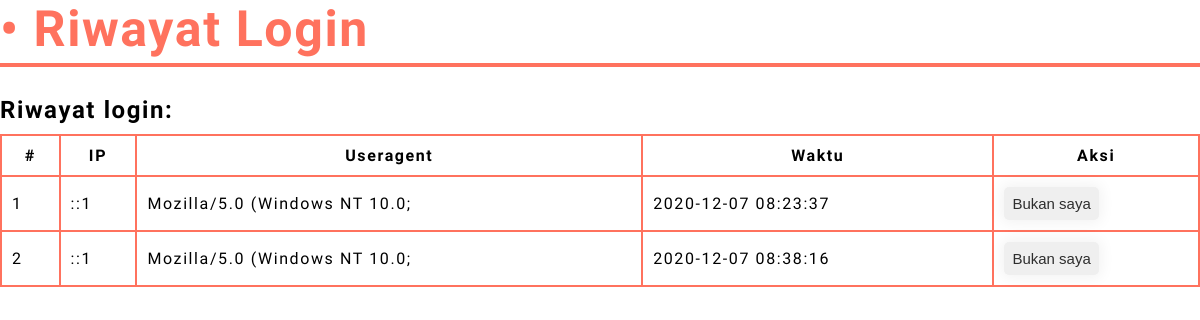
The page /page/riwayat_login.php (signed in) on the database as committed earlier.
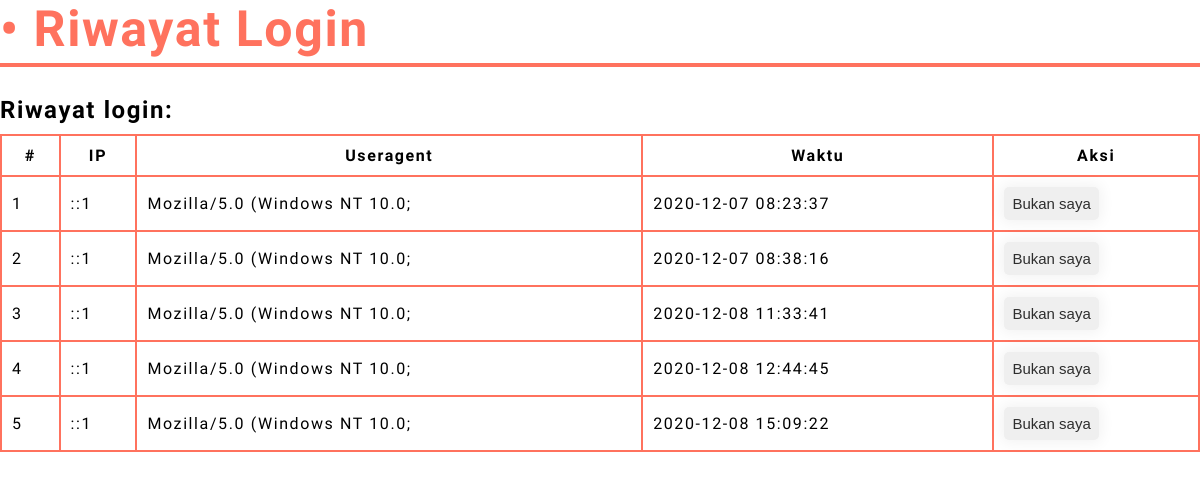
The same page on the database as committed later.
### tables this page shows
CREATE TABLE `riwayat_login` (
  `id` int(10) NOT NULL,
  `id_user` int(6) NOT NULL,
  `ua` varchar(30) NOT NULL,
  `ip` varchar(15) NOT NULL,
  `time` timestamp NOT NULL DEFAULT CURRENT_TIMESTAMP
);

### page/riwayat_login.php (the view, shortened to what this page needs)
<?php
include '../lib/koneksi.php';
$getUserLogin = $con->query("SELECT * from user where email='".$_SESSION['email']."' LIMIT 1")->fetch_assoc();
$getLoginHistory = $con->query("SELECT * from riwayat_login where id_user='".$getUserLogin['id']."'");
?>
<link href="../css/page.css" rel="stylesheet"/>
<h1 class="page-title">• Riwayat Login</h1>
<h2>Riwayat login:</h2>
<table>
	<tr>
		<th>#</th>
		<th>IP</th>
		<th>Useragent</th>
		<th>Waktu</th>
		<th>Aksi</th>
	<?php
		$i = 1;
		while($r = $getLoginHistory->fetch_assoc()){
			echo "<tr>";
			echo "<td>".$i."</td>";
			echo "<td>".$r['ip']."</td>";
			echo "<td>".$r['ua']."</td>";
			echo "<td>".$r['time']."</td>";
			echo "<td><a href=\"\"><button class=\"btn\">Bukan saya</button></a></td>";
			$i++;
			echo "</tr>";
		}
	?>
</table>

Rows that differ between the two databases and show on the page:
added riwayat_login: ip "::1", ua "Mozilla/5.0 (Windows NT 10.0;", time "2020-12-08 11:33:41"
added riwayat_login: ip "::1", ua "Mozilla/5.0 (Windows NT 10.0;", time "2020-12-08 12:44:45"
added riwayat_login: ip "::1", ua "Mozilla/5.0 (Windows NT 10.0;", time "2020-12-08 15:09:22"
